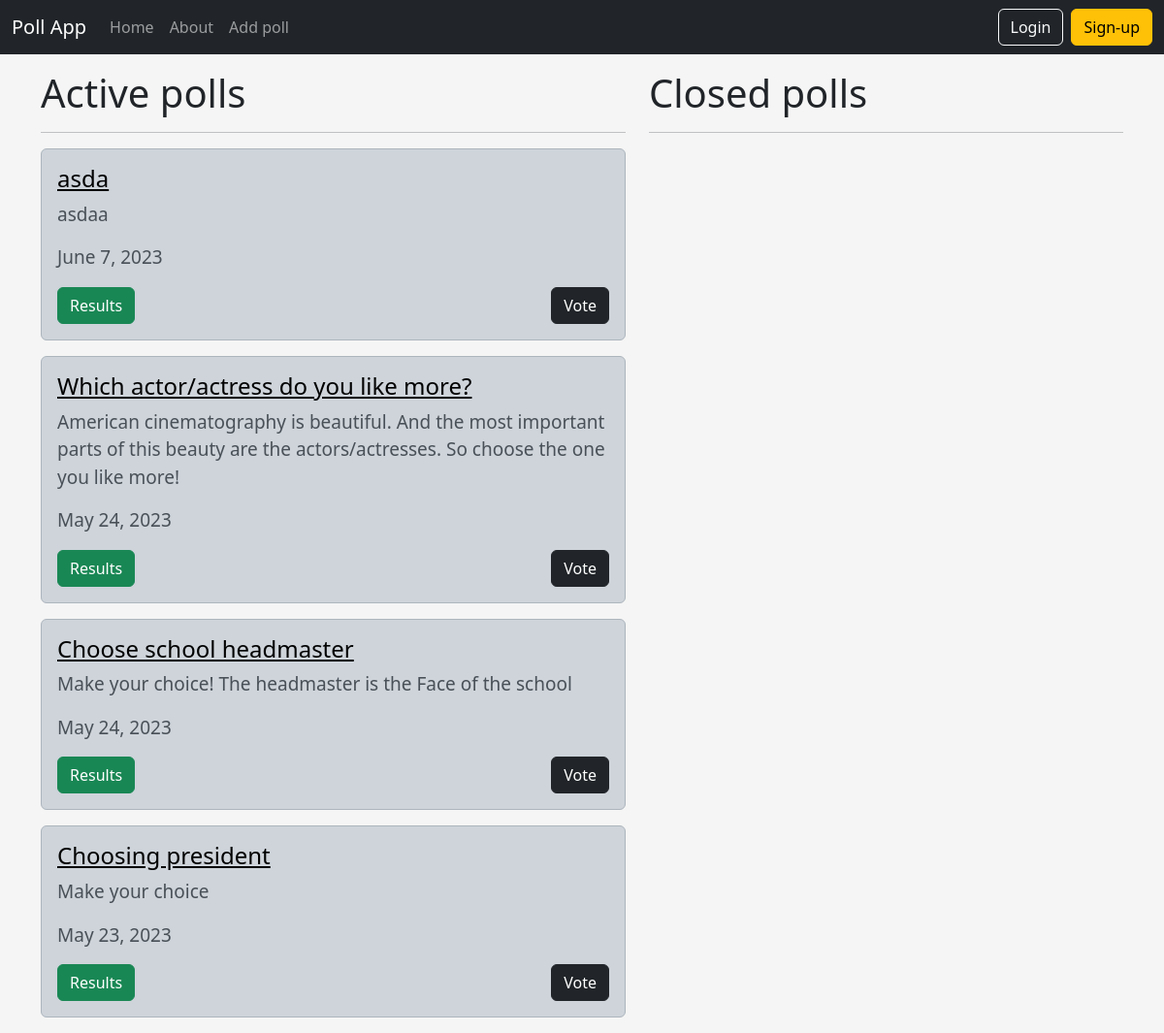
The page / on the database its author committed.
### polls/models.py (models this page shows, shortened)
class Poll(models.Model):
    owner = models.ForeignKey(User, on_delete=models.CASCADE)
    title = models.CharField(max_length=200, verbose_name="Title")
    description = models.TextField(verbose_name="Description")
    date_created = models.DateField(auto_now_add=True, verbose_name="Date created")
    is_active = models.BooleanField(default=True)
    def get_absolute_url(self):
        return reverse('detail', kwargs={'poll_id': self.pk})
    def get_results_url(self):
        return reverse('results', kwargs={'poll_id': self.pk})

### polls/views.py (the view)
# urls.py: path('', views.index, name='home'),
def index(request):
    active_polls = Poll.objects.filter(is_active=1).order_by('-id')
    finished_polls = Poll.objects.filter(is_active=0).order_by('-id')
    context = {
        'active_polls': active_polls,
        'finished_polls': finished_polls
    }
    return render(request, 'polls/index.html', context)

### polls/templates/polls/index.html (shortened to what this page needs)
{% extends 'polls/base.html' %}
{% load social_share %}
{% block content %}
    <div class="page">
        <div class="container">
            <section class="page-columns">
                <div class="row">
                    <div class="block-left" style="width: 55%; overflow: auto; float: left">
                        <h1>Active polls</h1>
                        <hr>
                        {% for poll in active_polls%}
                            <div class="alert alert-dark mt-2" style="font-size: 19px">
                                    <h4>
                                        <a href="{{ poll.get_absolute_url }}" style="color: black; text-underline: none">{{ poll.title }}</a>
                                    </h4>
                                    <p>{{ poll.description }}</p>
                                    <p>{{ poll.date_created }}</p>
                                <div style="display: flex; justify-content: space-between;">
                                    <a class="btn btn-success" href="{{ poll.get_results_url }}">Results</a>
                                    <a class="btn btn-dark"  href="{{ poll.get_absolute_url }}" >Vote</a>
                                </div>
                            </div>
                        {% endfor %}
                    </div>
                    <div class="block-right" style="width: 45%; overflow: auto">
                        <h1>Closed polls</h1>
                        <hr>
                    </div>
                </div>
            </section>
        </div>
    </div>
{% endblock %}

### rows shown on the page
Poll: title "asda", description "asdaa", date_created "June 7, 2023"
Poll: title "Which actor/actress do you like more?", description "American cinematography is beautiful. And the most important parts of this beauty are the actors/actresses. So choose the one you like more!", date_created "May 24, 2023"
Poll: title "Choose school headmaster", description "Make your choice! The headmaster is the Face of the school", date_created "May 24, 2023"
Poll: title "Choosing president", description "Make your choice", date_created "May 23, 2023"
